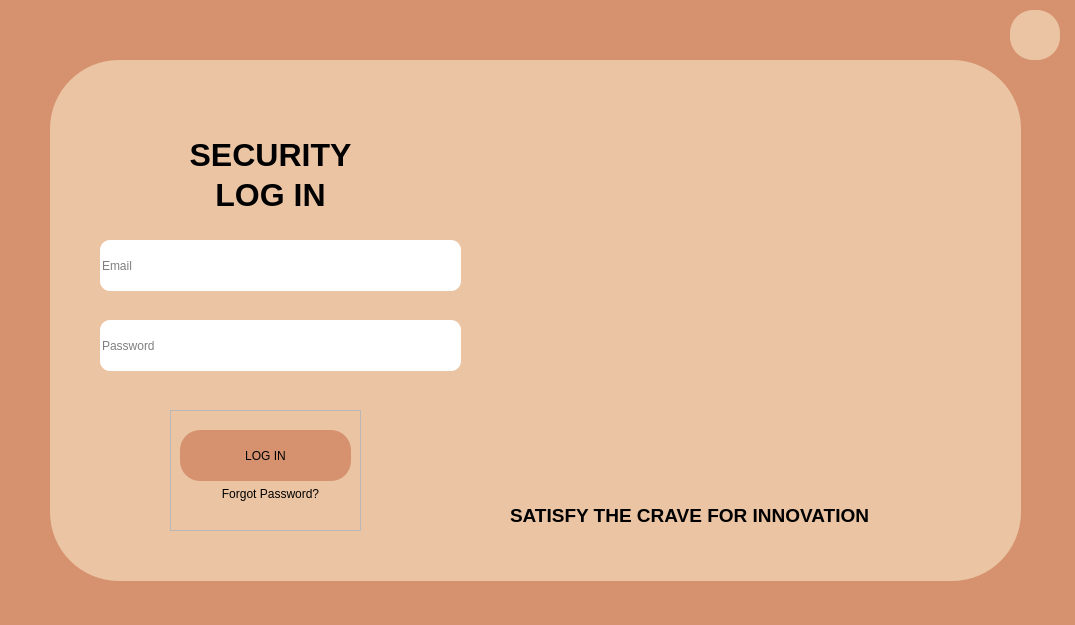
<?xml version="1.0" encoding="UTF-8"?>
<ui version="4.0">
 <class>login_frame</class>
 <widget class="QFrame" name="login_frame">
  <property name="geometry">
   <rect>
    <x>0</x>
    <y>0</y>
    <width>1075</width>
    <height>625</height>
   </rect>
  </property>
  <property name="windowTitle">
   <string>Frame</string>
  </property>
  <property name="styleSheet">
   <string notr="true">#login_frame{
background-color: rgb(214, 146, 111);
}</string>
  </property>
  <widget class="QFrame" name="frame">
   <property name="geometry">
    <rect>
     <x>50</x>
     <y>60</y>
     <width>971</width>
     <height>521</height>
    </rect>
   </property>
   <property name="styleSheet">
    <string notr="true">#frame{
background-color: rgb(234, 196, 163);
border-radius: 69px;
}</string>
   </property>
   <property name="frameShape">
    <enum>QFrame::NoFrame</enum>
   </property>
   <property name="frameShadow">
    <enum>QFrame::Raised</enum>
   </property>
   <widget class="QLabel" name="label_6">
    <property name="geometry">
     <rect>
      <x>80</x>
      <y>70</y>
      <width>281</width>
      <height>51</height>
     </rect>
    </property>
    <property name="styleSheet">
     <string notr="true">font: 75 10pt &quot;Gill Sans MT&quot;;</string>
    </property>
    <property name="text">
     <string>&lt;html&gt;&lt;head/&gt;&lt;body&gt;&lt;p align=&quot;center&quot;&gt;&lt;span style=&quot; font-size:24pt; font-weight:600;&quot;&gt;SECURITY&lt;/span&gt;&lt;/p&gt;&lt;/body&gt;&lt;/html&gt;</string>
    </property>
   </widget>
   <widget class="QLineEdit" name="email_entry">
    <property name="geometry">
     <rect>
      <x>50</x>
      <y>180</y>
      <width>361</width>
      <height>51</height>
     </rect>
    </property>
    <property name="styleSheet">
     <string notr="true">background-color: rgb(255, 255, 255);
font: 75 15pt &quot;Gill Sans MT&quot;;
border-radius: 10px;</string>
    </property>
    <property name="placeholderText">
     <string>Email</string>
    </property>
    <property name="cursorMoveStyle">
     <enum>Qt::LogicalMoveStyle</enum>
    </property>
    <property name="clearButtonEnabled">
     <bool>true</bool>
    </property>
   </widget>
   <widget class="QLineEdit" name="email_entry_2">
    <property name="geometry">
     <rect>
      <x>50</x>
      <y>260</y>
      <width>361</width>
      <height>51</height>
     </rect>
    </property>
    <property name="contextMenuPolicy">
     <enum>Qt::DefaultContextMenu</enum>
    </property>
    <property name="styleSheet">
     <string notr="true">background-color: rgb(255, 255, 255);
font: 75 15pt &quot;Gill Sans MT&quot;;
border-radius: 10px;</string>
    </property>
    <property name="echoMode">
     <enum>QLineEdit::Password</enum>
    </property>
    <property name="placeholderText">
     <string>Password</string>
    </property>
    <property name="cursorMoveStyle">
     <enum>Qt::LogicalMoveStyle</enum>
    </property>
    <property name="clearButtonEnabled">
     <bool>true</bool>
    </property>
   </widget>
   <widget class="QLabel" name="label">
    <property name="geometry">
     <rect>
      <x>460</x>
      <y>10</y>
      <width>441</width>
      <height>461</height>
     </rect>
    </property>
    <property name="styleSheet">
     <string notr="true">image: url(:/pics/assets/logo.png);</string>
    </property>
    <property name="text">
     <string/>
    </property>
   </widget>
   <widget class="QLabel" name="label_8">
    <property name="geometry">
     <rect>
      <x>80</x>
      <y>110</y>
      <width>281</width>
      <height>51</height>
     </rect>
    </property>
    <property name="styleSheet">
     <string notr="true">font: 75 10pt &quot;Gill Sans MT&quot;;</string>
    </property>
    <property name="text">
     <string>&lt;html&gt;&lt;head/&gt;&lt;body&gt;&lt;p align=&quot;center&quot;&gt;&lt;span style=&quot; font-size:24pt; font-weight:600;&quot;&gt;LOG IN&lt;/span&gt;&lt;/p&gt;&lt;/body&gt;&lt;/html&gt;</string>
    </property>
   </widget>
   <widget class="QLabel" name="label_5">
    <property name="geometry">
     <rect>
      <x>460</x>
      <y>430</y>
      <width>471</width>
      <height>51</height>
     </rect>
    </property>
    <property name="styleSheet">
     <string notr="true">font: 75 10pt &quot;Gill Sans MT&quot;;</string>
    </property>
    <property name="text">
     <string>&lt;!DOCTYPE HTML PUBLIC &quot;-//W3C//DTD HTML 4.0//EN&quot; &quot;http://www.w3.org/TR/REC-html40/strict.dtd&quot;&gt;
&lt;html&gt;&lt;head&gt;&lt;meta name=&quot;qrichtext&quot; content=&quot;1&quot; /&gt;&lt;style type=&quot;text/css&quot;&gt;
p, li { white-space: pre-wrap; }
&lt;/style&gt;&lt;/head&gt;&lt;body style=&quot; font-family:'Gill Sans MT'; font-size:10pt; font-weight:72; font-style:normal;&quot;&gt;
&lt;p align=&quot;justify&quot; style=&quot; margin-top:12px; margin-bottom:12px; margin-left:0px; margin-right:0px; -qt-block-indent:0; text-indent:0px;&quot;&gt;&lt;span style=&quot; font-size:14pt; font-weight:600;&quot;&gt;SATISFY THE CRAVE FOR INNOVATION&lt;/span&gt;&lt;/p&gt;&lt;/body&gt;&lt;/html&gt;</string>
    </property>
   </widget>
   <widget class="QFrame" name="buttons_frame">
    <property name="geometry">
     <rect>
      <x>120</x>
      <y>350</y>
      <width>191</width>
      <height>121</height>
     </rect>
    </property>
    <property name="styleSheet">
     <string notr="true">#button_frame{
background-color: rgb(234, 196, 163);
}</string>
    </property>
    <property name="frameShape">
     <enum>QFrame::StyledPanel</enum>
    </property>
    <property name="frameShadow">
     <enum>QFrame::Raised</enum>
    </property>
    <widget class="QPushButton" name="login_button">
     <property name="geometry">
      <rect>
       <x>10</x>
       <y>20</y>
       <width>171</width>
       <height>51</height>
      </rect>
     </property>
     <property name="cursor">
      <cursorShape>PointingHandCursor</cursorShape>
     </property>
     <property name="toolTip">
      <string/>
     </property>
     <property name="whatsThis">
      <string/>
     </property>
     <property name="styleSheet">
      <string notr="true">QPushButton{
	background-color: rgb(214, 146, 111);
border-radius: 20px;
	font: 15pt &quot;Gill Sans Ultra Bold&quot;;
}
QPushButton::hover{
	color: rgb(255, 255, 255);
}</string>
     </property>
     <property name="text">
      <string>LOG IN</string>
     </property>
    </widget>
    <widget class="QPushButton" name="forgot_pass_btn">
     <property name="geometry">
      <rect>
       <x>20</x>
       <y>70</y>
       <width>161</width>
       <height>28</height>
      </rect>
     </property>
     <property name="styleSheet">
      <string notr="true">QPushButton{
font: 75 12pt &quot;Gill Sans MT&quot;;
border-width: 5px;
border-color: rgb(0, 0, 0);
border-radius: 20px;
}
QPushButton::hover{
	font: 75 13pt &quot;Gill Sans MT&quot;;
	text-decoration: underline;
	
	color: rgb(255, 255, 255);
}</string>
     </property>
     <property name="text">
      <string>Forgot Password?</string>
     </property>
     <property name="flat">
      <bool>true</bool>
     </property>
    </widget>
   </widget>
   <widget class="QFrame" name="loading_frame">
    <property name="geometry">
     <rect>
      <x>120</x>
      <y>350</y>
      <width>191</width>
      <height>121</height>
     </rect>
    </property>
    <property name="styleSheet">
     <string notr="true">background-color: rgb(234, 196, 163);</string>
    </property>
    <property name="frameShape">
     <enum>QFrame::StyledPanel</enum>
    </property>
    <property name="frameShadow">
     <enum>QFrame::Raised</enum>
    </property>
    <widget class="QLabel" name="loading_pixmap">
     <property name="geometry">
      <rect>
       <x>14</x>
       <y>15</y>
       <width>161</width>
       <height>91</height>
      </rect>
     </property>
     <property name="text">
      <string/>
     </property>
    </widget>
   </widget>
   <zorder>loading_frame</zorder>
   <zorder>label_6</zorder>
   <zorder>email_entry</zorder>
   <zorder>email_entry_2</zorder>
   <zorder>label</zorder>
   <zorder>label_8</zorder>
   <zorder>label_5</zorder>
   <zorder>buttons_frame</zorder>
  </widget>
  <widget class="QPushButton" name="menubutton">
   <property name="enabled">
    <bool>true</bool>
   </property>
   <property name="geometry">
    <rect>
     <x>1010</x>
     <y>10</y>
     <width>50</width>
     <height>50</height>
    </rect>
   </property>
   <property name="minimumSize">
    <size>
     <width>50</width>
     <height>50</height>
    </size>
   </property>
   <property name="maximumSize">
    <size>
     <width>50</width>
     <height>50</height>
    </size>
   </property>
   <property name="contextMenuPolicy">
    <enum>Qt::DefaultContextMenu</enum>
   </property>
   <property name="acceptDrops">
    <bool>false</bool>
   </property>
   <property name="toolTip">
    <string>menu</string>
   </property>
   <property name="styleSheet">
    <string notr="true">QPushButton {
   
	background-color: rgb(234, 196, 163);
	border-color: rgb(0, 0, 0);
border-radius: 23px;
	border-style:solid;
	image: url(:/pics/assets/exit.png);
	
}

QPushButton::hover{
	background-color: rgb(214, 146, 111);
}</string>
   </property>
   <property name="inputMethodHints">
    <set>Qt::ImhNone</set>
   </property>
   <property name="text">
    <string/>
   </property>
   <property name="icon">
    <iconset>
     <normaloff>../../../Downloads/BUTTON_ORIG-removebg-preview.png</normaloff>../../../Downloads/BUTTON_ORIG-removebg-preview.png</iconset>
   </property>
   <property name="iconSize">
    <size>
     <width>60</width>
     <height>60</height>
    </size>
   </property>
   <property name="checkable">
    <bool>true</bool>
   </property>
   <property name="checked">
    <bool>false</bool>
   </property>
   <property name="autoRepeat">
    <bool>true</bool>
   </property>
   <property name="default">
    <bool>false</bool>
   </property>
   <property name="flat">
    <bool>true</bool>
   </property>
  </widget>
 </widget>
 <resources>
  <include location="tapsi_assets.qrc"/>
 </resources>
 <connections/>
</ui>
